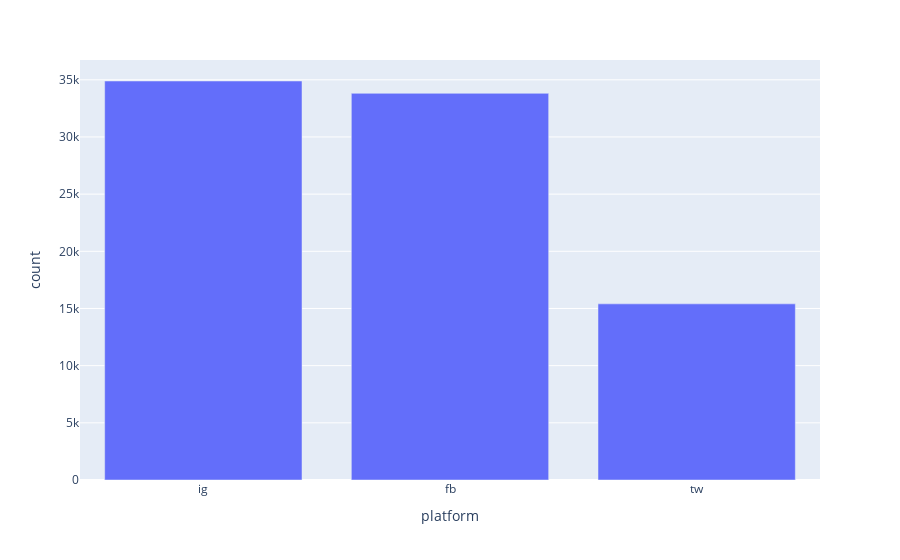

Write notebook code for a chart like this one.
### Code cell
import plotly.express as px

platform_counts = df["platform"].value_counts().reset_index()
platform_counts.columns = ["platform", "count"]
print(platform_counts)

fig = px.bar(platform_counts, x="platform", y="count", title="Posts per Platform")
fig.show()

### Figure 1 — Plotly figure (JSON) as saved in the notebook; plotly's stock layout.template omitted (floating-point values rounded to 4 significant figures)
{"data": [{"alignmentgroup": "True", "hovertemplate": "platform=%{x}<br>count=%{y}<extra></extra>", "legendgroup": "", "marker": {"color": "#636efa", "pattern": {"shape": ""}}, "name": "", "offsetgroup": "", "orientation": "v", "showlegend": false, "textposition": "auto", "type": "bar", "x": ["ig", "fb", "tw"], "xaxis": "x", "y": [34894, 33816, 15403], "yaxis": "y"}], "layout": {"barmode": "relative", "legend": {"tracegroupgap": 0}, "margin": {"t": 60}, "xaxis": {"anchor": "y", "domain": [0, 1], "title": {"text": "platform"}}, "yaxis": {"anchor": "x", "domain": [0, 1], "title": {"text": "count"}}}}
